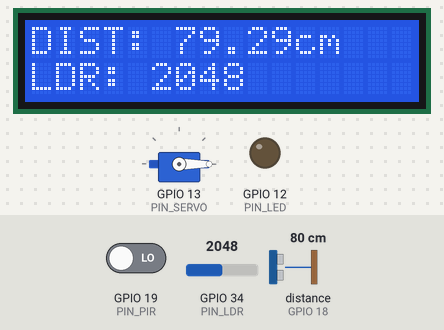
This sketch was run on a simulated ESP32. Shown: 16×2 character LCD, servo, output pins drawn as LEDs (lit = HIGH). Wiring (inferred from the names in the program): ultrasonic range finder: trigger GPIO 5; echo GPIO 18. Inputs (shaded band) come from the test bench; at power-on: distance to the obstacle (sensor on GPIO 18) 80 cm, GPIO 19 (PIN_PIR) LOW, GPIO 34 (PIN_LDR) = 2048. The echo pulse lasts 58.3 µs per cm; WiFi joins after 1.5 s; servers stay silent unless stated; no MQTT or app messages arrive unless stated; pins used as bus, display or sensor lines are not drawn; what the sketch prints to the serial monitor is not drawn.

Above: at 4.3 s.
4.4 s: distance to the obstacle (sensor on GPIO 18) set to 12 cm
At 6.0 s:
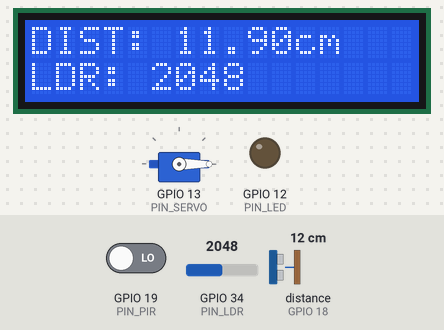
6.3 s: distance to the obstacle (sensor on GPIO 18) set to 9 cm
At 6.8 s:
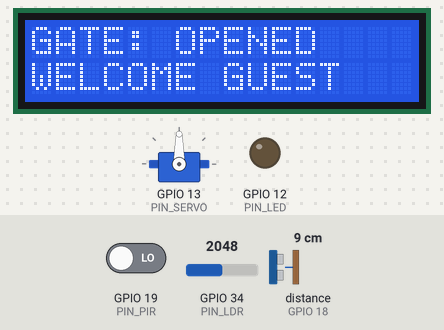
7.9 s: GPIO 19 (PIN_PIR) driven HIGH
At 10.4 s:
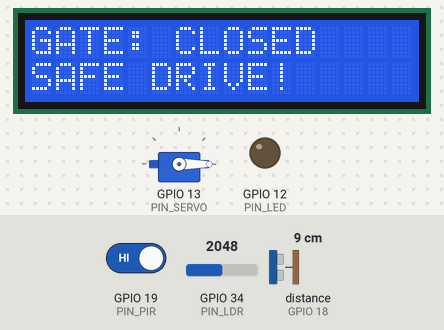
11.0 s: distance to the obstacle (sensor on GPIO 18) set to 18 cm
At 13.4 s:
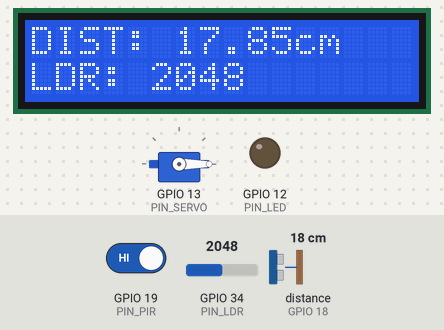
14.0 s: GPIO 34 (PIN_LDR) set to 2437
At 15.3 s:
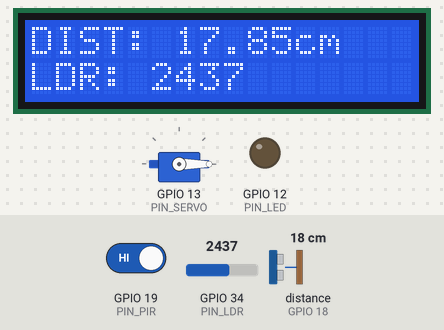
15.6 s: GPIO 34 (PIN_LDR) set to 2571
At 16.3 s:
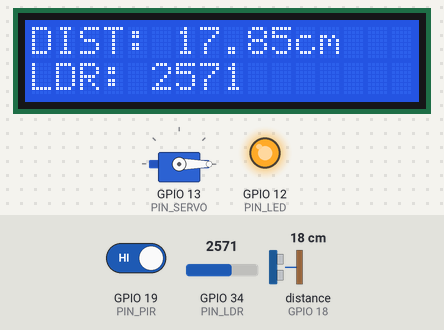
Timing chart, 0 to 18.2 s (numbered marks = the images above; inputs shaded):
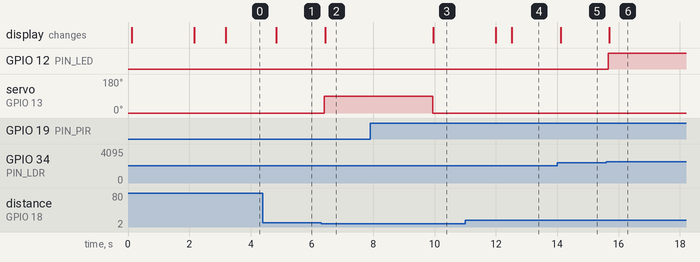

The sketch:

Workwi_sketch.ino
```cpp
#include <WiFi.h>
#include <PubSubClient.h>
#include <ESP32Servo.h>
#include <LiquidCrystal_I2C.h>

// --- Konfigurasi WiFi & MQTT ---
const char* ssid = "Wokwi-GUEST";
const char* password = "";
const char* mqtt_server = "broker.hivemq.com";

WiFiClient espClient;
PubSubClient client(espClient);

// --- Konfigurasi Pin ---
const int PIN_TRIG = 5;
const int PIN_ECHO = 18;
const int PIN_PIR  = 19;
const int PIN_LDR  = 34;
const int PIN_LED  = 12;
const int PIN_SERVO = 13;

Servo gateServo;
LiquidCrystal_I2C lcd(0x27, 16, 2);

// Variabel Kontrol
bool isGateOpen = false;

void setup_wifi() {
  delay(10);
  lcd.clear();
  lcd.setCursor(0, 0);
  lcd.print("IOT SMART PARKING SYSTEM");
  delay(500);
  lcd.print("Connecting WiFi");
  WiFi.begin(ssid, password);
  while (WiFi.status() != WL_CONNECTED) {
    delay(500);
    Serial.print(".");
  }
  lcd.setCursor(0, 1);
  lcd.print("WiFi Connected!");
  delay(1000);
  lcd.clear();
}

void reconnect() {
  while (!client.connected()) {
    Serial.print("Attempting MQTT connection...");
    // ID Client unik untuk simulasi
    if (client.connect("ESP32_SmartParking_Unique_ID")) {
      Serial.println("connected");
    } else {
      Serial.print("failed, rc=");
      Serial.print(client.state());
      delay(2000);
    }
  }
}

void setup() {
  Serial.begin(115200);

  // Inisialisasi LCD
  lcd.init();
  lcd.backlight();
  lcd.setCursor(0, 0);
  lcd.print("SMART GATE IOT");
  lcd.setCursor(0, 1);
  lcd.print("INITIALIZING...");

  // Inisialisasi Pin
  pinMode(PIN_TRIG, OUTPUT);
  pinMode(PIN_ECHO, INPUT);
  pinMode(PIN_PIR, INPUT);
  pinMode(PIN_LED, OUTPUT);

  // Inisialisasi Servo
  gateServo.attach(PIN_SERVO);
  gateServo.write(0);

  setup_wifi();
  client.setServer(mqtt_server, 1883);
}

void sendDataToCloud(float dist, int light, String gateStatus) {
  if (!client.connected()) {
    reconnect();
  }
  client.loop();

  // Membungkus data ke format JSON
  String payload = "{\"distance\":" + String(dist) +
                   ",\"light\":" + String(light) +
                   ",\"gate\":\"" + gateStatus + "\"}";

  client.publish("wokwi/smartparking/data", payload.c_str());
}

void loop() {
  // 1. Membaca Sensor
  digitalWrite(PIN_TRIG, HIGH);
  delayMicroseconds(10);
  digitalWrite(PIN_TRIG, LOW);
  float distance = pulseIn(PIN_ECHO, HIGH) * 0.034 / 2;
  int lightVal = analogRead(PIN_LDR);
  int motionDetected = digitalRead(PIN_PIR);

  String gateStatusStr = isGateOpen ? "Open" : "Closed";

  // --- LOGIKA UTAMA (Edge Processing) ---

  // Logika 1: Buka Gerbang (Ultrasonic)
  if (distance > 0 && distance < 10 && !isGateOpen) {
    gateServo.write(90);
    isGateOpen = true;
    gateStatusStr = "Open";
    lcd.clear();
    lcd.setCursor(0, 0);
    lcd.print("GATE: OPENED");
    lcd.setCursor(0, 1);
    lcd.print("WELCOME GUEST");
    delay(1000);
  }

  // Logika 2: Tutup Gerbang (PIR)
  if (isGateOpen && motionDetected == HIGH) {
    delay(2000); // Tunggu mobil masuk sepenuhnya
    gateServo.write(0);
    isGateOpen = false;
    gateStatusStr = "Closed";
    lcd.clear();
    lcd.setCursor(0, 0);
    lcd.print("GATE: CLOSED");
    lcd.setCursor(0, 1);
    lcd.print("SAFE DRIVE!");
    delay(2000);
    lcd.clear();
  }

  // Logika 3: Kontrol Lampu (LDR)
  if (lightVal > 2500) {
    digitalWrite(PIN_LED, HIGH);
  } else {
    digitalWrite(PIN_LED, LOW);
  }

  // Logika 4: Tampilan Standby LCD
  if (!isGateOpen) {
    lcd.setCursor(0, 0);
    lcd.print("DIST: "); lcd.print(distance); lcd.print("cm   ");
    lcd.setCursor(0, 1);
    lcd.print("LDR: "); lcd.print(lightVal); lcd.print("    ");
  }

  // 2. Monitoring Serial & Cloud
  Serial.print("D: "); Serial.print(distance);
  Serial.print(" | L: "); Serial.println(lightVal);

  sendDataToCloud(distance, lightVal, gateStatusStr);

  delay(500);
}
```

Measured:
- the behaviour switches between 11 and 10 cm on distance to the obstacle (sensor on GPIO 18) (found by bisection; images 1 and 2)
- the behaviour switches between 2500 and 2501 on GPIO 34 (PIN_LDR) (found by bisection; images 5 and 6)
- after the input at 4.4 s, the display: changes after 0.44 s (image 1)
- after the input at 6.3 s, servo on GPIO 13 (PIN_SERVO): 0° → 90° after 0.10 s; the display: changes after 0.13 s (image 2)
- after the input at 7.9 s, servo on GPIO 13 (PIN_SERVO): 90° → 0° after 2.0 s; the display: changes after 2.1 s (image 3)
- after the input at 11.0 s, servo on GPIO 13 (PIN_SERVO): stays 0° (without the input it goes to 90° after 1.5 s)
- after the input at 14.0 s, the display: changes after 0.11 s (image 5)
- after the input at 15.6 s, GPIO 12 (PIN_LED): LOW → HIGH after 0.07 s; the display: changes after 0.10 s (image 6)
